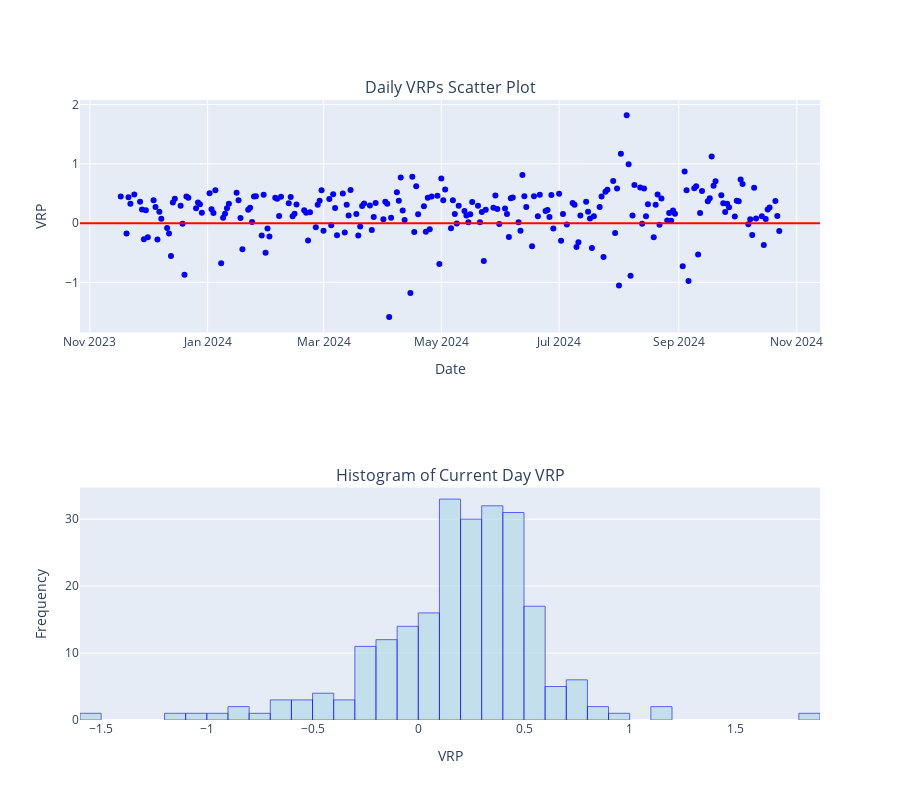

This figure's notebook cell:
### Code cell
fig = make_subplots(
    rows=2, cols=1,
    subplot_titles=("Daily VRPs Scatter Plot", "Histogram of Current Day VRP"),
    row_heights=[0.5, 0.5]
)

# Scatter Plot in the First Row
fig.add_trace(
    go.Scatter(
        x=base_strat_backtest_df.index,  # x-axis as index (or replace with desired x-axis data)
        y=base_strat_backtest_df['current_day_VRP'],
        mode='markers',
        marker=dict(color='blue'),
        name='Current Day VRP'
    ),
    row=1, col=1
)

# Add a red line at y = 0 in the scatter plot
fig.add_hline(
    y=0, line=dict(color='red', width=2), row=1, col=1
)

# Histogram in the Second Row with lighter blue, translucent bars, and defined borders
fig.add_trace(
    go.Histogram(
        x=base_strat_backtest_df['current_day_VRP'],
        marker=dict(color='lightblue', opacity=0.6, line=dict(color='blue', width=1)),
        name='VRP Distribution'
    ),
    row=2, col=1
)

# Update layout with increased height and hide legend
fig.update_layout(
    xaxis_title="Date",
    yaxis_title="VRP",
    xaxis2_title="VRP",
    yaxis2_title="Frequency",
    height=800,  # Increase this value to make the figure taller
    showlegend=False  # Hide the legend
)

# Show combined plot
fig.show()

overestimation_pct = len(base_strat_backtest_df[base_strat_backtest_df['current_day_VRP'] > 0]) / len(base_strat_backtest_df)
mean_overestimation_when_overestimates = base_strat_backtest_df[base_strat_backtest_df['current_day_VRP'] > 0]['current_day_VRP'].mean()
mean_overestimation_total = base_strat_backtest_df['current_day_VRP'].mean()

print(f"Overestimation %: {round(overestimation_pct * 100, 2)}%")
print(f"Mean overestimation when VIX1D overestimates: {round(mean_overestimation_when_overestimates, 2)}%")
print(f"Mean overestimation: {round(mean_overestimation_total, 2)}%")

### Figure 1 — Plotly figure (JSON) as saved in the notebook; plotly's stock layout.template omitted (floating-point values rounded to 4 significant figures; data arrays with more than 128 entries replaced by an {"elided": "..."} marker saying what was removed)
{"data": [{"marker": {"color": "blue"}, "mode": "markers", "name": "Current Day VRP", "type": "scatter", "x": {"elided": "233 str values"}, "xaxis": "x", "y": {"elided": "233 float values"}, "yaxis": "y"}, {"marker": {"color": "lightblue", "line": {"color": "blue", "width": 1}, "opacity": 0.6}, "name": "VRP Distribution", "type": "histogram", "x": {"elided": "233 float values"}, "xaxis": "x2", "yaxis": "y2"}], "layout": {"annotations": [{"font": {"size": 16}, "showarrow": false, "text": "Daily VRPs Scatter Plot", "x": 0.5, "xanchor": "center", "xref": "paper", "y": 1, "yanchor": "bottom", "yref": "paper"}, {"font": {"size": 16}, "showarrow": false, "text": "Histogram of Current Day VRP", "x": 0.5, "xanchor": "center", "xref": "paper", "y": 0.375, "yanchor": "bottom", "yref": "paper"}], "height": 800, "shapes": [{"line": {"color": "red", "width": 2}, "type": "line", "x0": 0, "x1": 1, "xref": "x domain", "y0": 0, "y1": 0, "yref": "y"}], "showlegend": false, "xaxis": {"anchor": "y", "domain": [0, 1], "title": {"text": "Date"}}, "xaxis2": {"anchor": "y2", "domain": [0, 1], "title": {"text": "VRP"}}, "yaxis": {"anchor": "x", "domain": [0.625, 1], "title": {"text": "VRP"}}, "yaxis2": {"anchor": "x2", "domain": [0, 0.375], "title": {"text": "Frequency"}}}}
